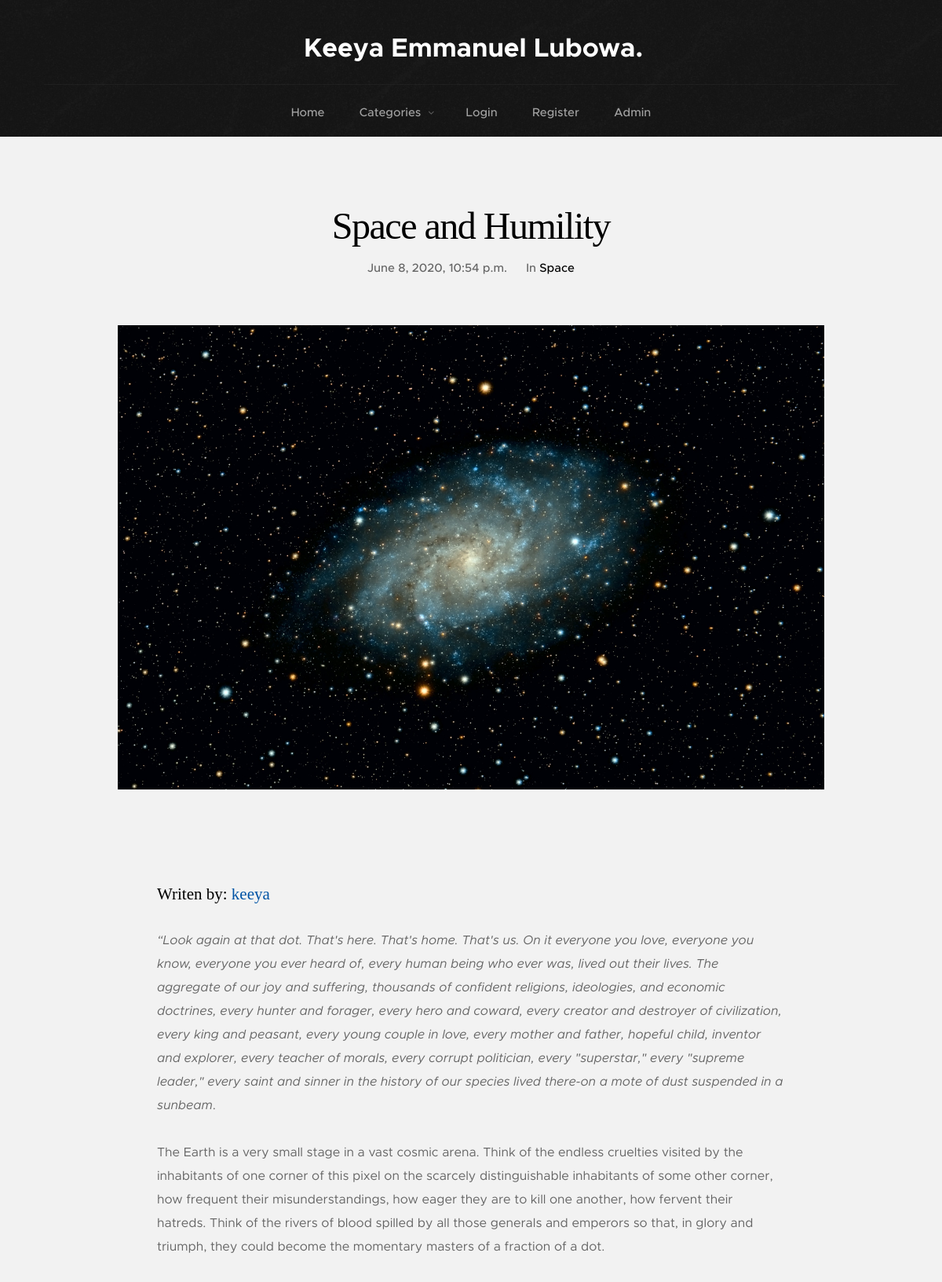
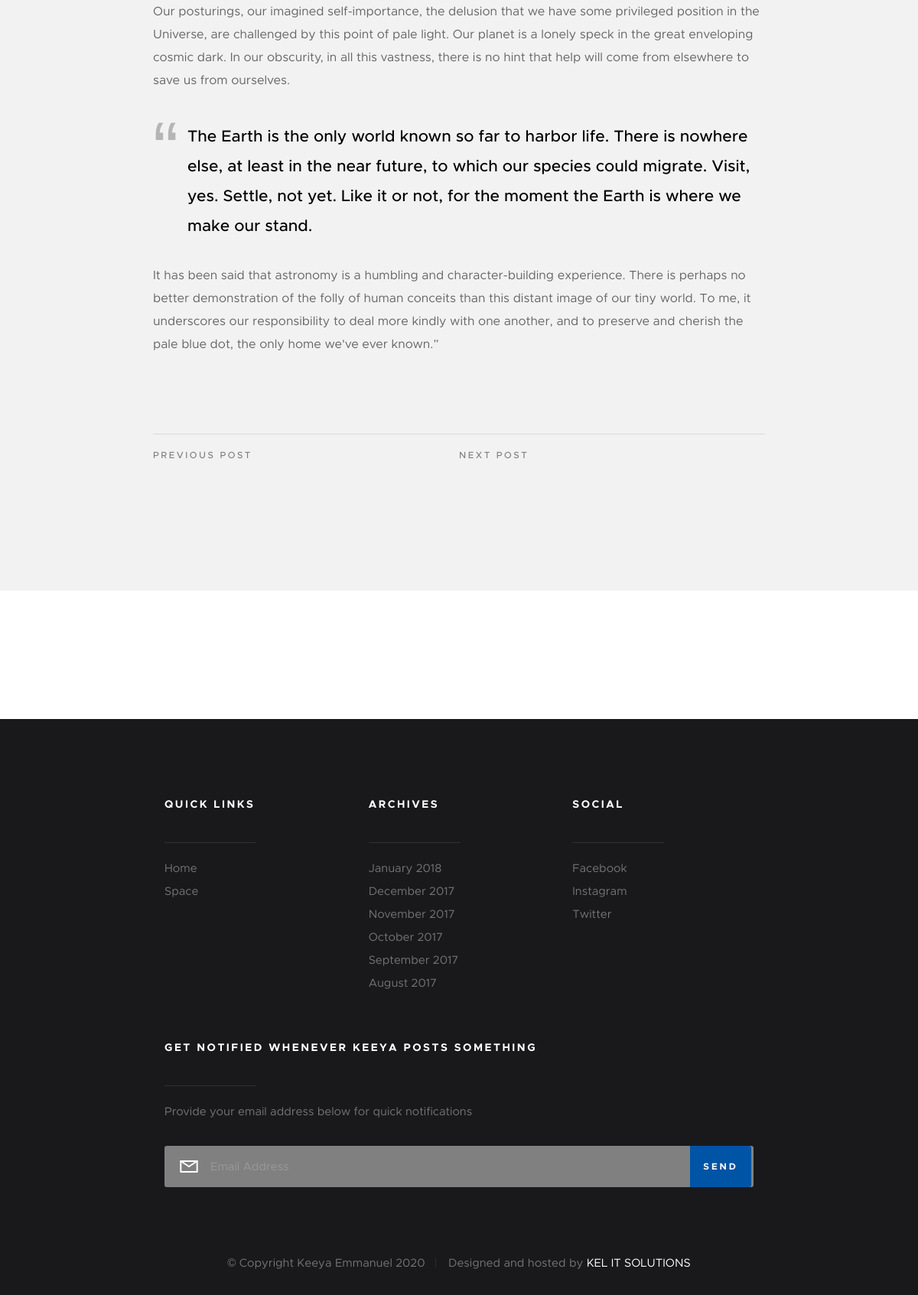
/keeya/post/1/, run on the app's committed database (2 pictures, top to bottom).
### keeya/models.py (models this page shows, shortened)
class BlogPost(models.Model):
    category = models.ForeignKey(Category, on_delete=models.CASCADE)
    title = models.CharField(max_length=150)
    body = models.TextField()
    img  = models.ImageField(upload_to='post_pics')
    likes = models.IntegerField(default=0)
    dislikes = models.IntegerField(default=0)
    created_by = models.ForeignKey(User,on_delete=models.CASCADE,default=User.id)
    created_on = models.DateTimeField(auto_now=False, auto_now_add=True)

class Category(models.Model):
    cat_name = models.CharField(max_length=50)
    def __str__(self):
        return self.cat_name

### keeya/views.py (the view)
# urls.py: path('post/<int:post_id>/',views.post, name='post'),
def post(request, post_id):
    categories = Category.objects.all()
    post = BlogPost.objects.get(id=int(post_id))
    data = dict(categories=categories,post=post)
    return render(request, 'keeya/post.html',data)

### templates/keeya/post.html
{% extends 'keeya/base.html' %}
{% load static %}
{% block postDetails %}
{% load markdownify %}
<article class="row format-standard">
            <div class="s-content__header col-full">
                <h1 class="s-content__header-title">
                    {{post.title}}
                </h1>
                <ul class="s-content__header-meta">
                    <li class="date">{{post.created_on}}</li>
                    <li class="cat">
                        In
                        <a href="#0">{{post.category}}</a>
                    </li>
                </ul>
            </div>
            <div class="s-content__media col-full">
                <div class="s-content__post-thumb">
                    <img src="{{post.img.url}}"
                         srcset="{{post.img.url}} 2000w,
                                 {{post.img.url}} 1000w,
                                 {{post.img.url}} 500w"
                         sizes="(max-width: 2000px) 100vw, 1000px" alt="" >
                </div>
            </div>
            <div class="col-full s-content__main">
                <h4>Writen by:&nbsp;<a href="#">{{post.created_by}}</a> </h3>
                <p>{{post.body | markdownify}}</p>
                <div class="s-content__pagenav">
                    <div class="s-content__nav">
                        <div class="s-content__prev">
                            <a href="#" rel="prev">
                                <span>Previous Post</span>
                            </a>
                        </div>
                        <div class="s-content__next">
                            <a href="#0" rel="next">
                                <span>Next Post</span>
                            </a>
                        </div>
                    </div>
                </div>
            </div>
        </article>
{% endblock postDetails %}

### templates/keeya/base.html (shortened to what this page needs)
{% load static %}
<!DOCTYPE html>
<html class="no-js" lang="en">
<head>
    <link rel="stylesheet" href="{% static 'css/base.css' %}">
    <link rel="stylesheet" href="{% static 'css/vendor.css' %}">
    <link rel="stylesheet" href="{% static 'css/main.css' %}">
    <link rel="stylesheet" href="{% static 'css/modal.css' %}">
</head>
<body id="top">
    {% if request.resolver_match.url_name == 'post' %}
    <div class="s-pageheader">
    {% else %}
    <section class="s-pageheader s-pageheader--home">
    {% endif %}
        <header class="header">
            <div class="header__content row">
                <div class="header__logo">
                    <a style="color:white;font-size:25pt;" class="logo" href="index.html">
                    <b>Keeya Emmanuel Lubowa.</b>
                    </a>
                </div>
                <ul class="header__social">
                    <li>
                        <a href="#0"><i class="fa fa-facebook" aria-hidden="true"></i></a>
                    </li>
                    <li>
                        <a href="#0"><i class="fa fa-twitter" aria-hidden="true"></i></a>
                    </li>
                    <li>
                        <a href="#0"><i class="fa fa-instagram" aria-hidden="true"></i></a>
                    </li>
                </ul>
                <nav class="header__nav-wrap">
                    <ul class="header__nav">
                        <li><a href="/keeya/" title="">Home</a></li>
                        <li class="has-children">
                            <a href="#0" title="">Categories</a>
                        </li>
                        {% if user.is_authenticated %}
                        <li>welcome {{user.username}}</li>
                        <li><a href="#" id="logout">Logout</a></li>
                        {% else %}
                        <li><a href="#" id="openLogin">Login</a></li>
                        <li><a href="#" id="openRegister" >Register</a></li>
                        <li><a href="/admin/" title="">Admin</a></li>
                        {% endif %}
                    </ul>
                </nav>
            </div>
        </header>
    </div>
    <section class="s-content s-content--narrow s-content--no-padding-bottom">
    {% block postDetails %}
    {% endblock postDetails %}
    </section>
    <section class="s-content">
    </section>
    <section class="s-extra">
    </section>
    <footer class="s-footer">
        <div class="s-footer__main">
            <div class="row">
                <div class="col-two md-four mob-full s-footer__sitelinks">
                    <h4>Quick Links</h4>
                    <ul class="s-footer__linklist">
                        <li><a href="#0">Home</a></li>
                        {% for category in categories %}
                        <li><a href="#0">{{category.cat_name}}</a></li>
                        {% endfor %}
                    </ul>
                </div>
                <div class="col-two md-four mob-full s-footer__archives">
                    <h4>Archives</h4>
                    <ul class="s-footer__linklist">
                        <li><a href="#0">January 2018</a></li>
                        <li><a href="#0">December 2017</a></li>
                        <li><a href="#0">November 2017</a></li>
                        <li><a href="#0">October 2017</a></li>
                        <li><a href="#0">September 2017</a></li>
                        <li><a href="#0">August 2017</a></li>
                    </ul>
                </div>
                <div class="col-two md-four mob-full s-footer__social">
                    <h4>Social</h4>
                    <ul class="s-footer__linklist">
                        <li><a href="#0">Facebook</a></li>
                        <li><a href="#0">Instagram</a></li>
                        <li><a href="#0">Twitter</a></li>
                    </ul>
                </div>
                <div class="col-five md-full end s-footer__subscribe">
                    <h4>Get notified whenever Keeya posts something</h4>
                    <p>Provide your email address below for quick notifications</p>
                    <div class="subscribe-form">
                        <form id="mc-form" class="group" novalidate="true">
                            <input style="background-color:grey" type="email" value="" name="EMAIL" class="email" id="mc-email" placeholder="Email Address" required="">
                            <input type="submit" name="subscribe" value="Send">
                        </form>
                    </div>
                </div>
            </div>
        </div>
        <div class="s-footer__bottom">
            <div class="row">
                <div class="col-full">
                    <div class="s-footer__copyright">
                        <span>© Copyright Keeya Emmanuel 2020</span>
                        <span>Designed and hosted by <a href="http://keldotcom.com">KEL IT SOLUTIONS</a></span>
                    </div>
                </div>
            </div>
        </div>
    </footer>
</body>
</html>

### static/css/base.css (style rules this page uses)
html { font-family: sans-serif; line-height: 1.15; -ms-text-size-adjust: 100%; -webkit-text-size-adjust: 100%; }
body { margin: 0; }
article, aside, footer, header, nav, section { display: block; }
h1 { font-size: 2em; margin: 0.67em 0; }
a { background-color: transparent; -webkit-text-decoration-skip: objects; }
b, strong { font-weight: inherit; }
b, strong { font-weight: bolder; }
img { border-style: none; }
button, input, optgroup, select, textarea { font-family: sans-serif; font-size: 100%; line-height: 1.15; margin: 0; }
button, input { overflow: visible; }
button, html [type="button"], [type="reset"], [type="submit"] { -webkit-appearance: button; }
html { font-size: 62.5%; box-sizing: border-box; }
*, *::before, *::after { box-sizing: inherit; }
body { font-weight: normal; line-height: 1; word-wrap: break-word; text-rendering: optimizeLegibility; -webkit-overflow-scrolling: touch; -webkit-text-size-adjust: none; }
body, input, button { -moz-osx-font-smoothing: grayscale; -webkit-font-smoothing: antialiased; }
img, video { max-width: 100%; height: auto; }
div, dl, dt, dd, ul, ol, li, h1, h2, h3, h4, h5, h6, pre, form, p, blockquote, th, td { margin: 0; padding: 0; }
h1, h2, h3, h4, h5, h6 { -webkit-font-smoothing: auto; -webkit-font-smoothing: antialiased; -webkit-font-variant-ligatures: common-ligatures; -moz-font-variant-ligatures: common-ligatures; font-variant-ligatures: common-ligatures; text-rendering: optimizeLegibility; }
em, i { font-style: italic; line-height: inherit; }
strong, b { font-weight: bold; line-height: inherit; }
ol, ul { list-style: none; }
li { display: block; }
a { text-decoration: none; line-height: inherit; }
input[type="email"], input[type="number"], input[type="search"], input[type="text"], input[type="tel"], input[type="url"], input[type="password"], textarea { -webkit-appearance: none; -moz-appearance: none; -ms-appearance: none; -o-appearance: none; appearance: none; }
.row { width: 94%; max-width: 1200px; margin: 0 auto; }
.row:after { content: ""; display: table; clear: both; }
[class*="col-"] { float: left; padding: 0 20px; }
[class*="col-"] + [class*="col-"].end { float: right; }
.col-two, .col-1-6 { width: 16.66667%; }
.col-five { width: 41.66667%; }
.col-twelve, .col-full { width: 100%; }
@media only screen and (max-width: 1200px) { [class*="col-"] { padding: 0 15px; } }
@media only screen and (max-width: 1200px) { .md-four, .md-1-3 { width: 33.33333%; } }
@media only screen and (max-width: 1200px) { .md-twelve, .md-full { width: 100%; } }
.group:after { content: ""; display: table; clear: both; }

### data on the page
BlogPost: title "Space and Humility", created_on "June 8, 2020, 10:54 p.m.", category "Space", img (picture), created_by "keeya", body "“Look again at that dot. That's here. That's home. That's us. On it everyone you love, everyone you know, everyone you ever heard of, every human being who ever was, lived out their lives. The aggregate of our joy and suffering, thousands of confident religions, ideologies, and economic doctrines, every hunter and forager, every hero and coward, every creator and destroyer of civilization, every king and peasant, every young couple in love, every mother and father, hopeful child, inventor and explorer, every teacher of morals, every corrupt politician, every \"superstar,\" every \"supreme leader,\" every saint and sinner in the history of our species lived there-on a mote of dust suspended in a…"
Category: cat_name "Space"
